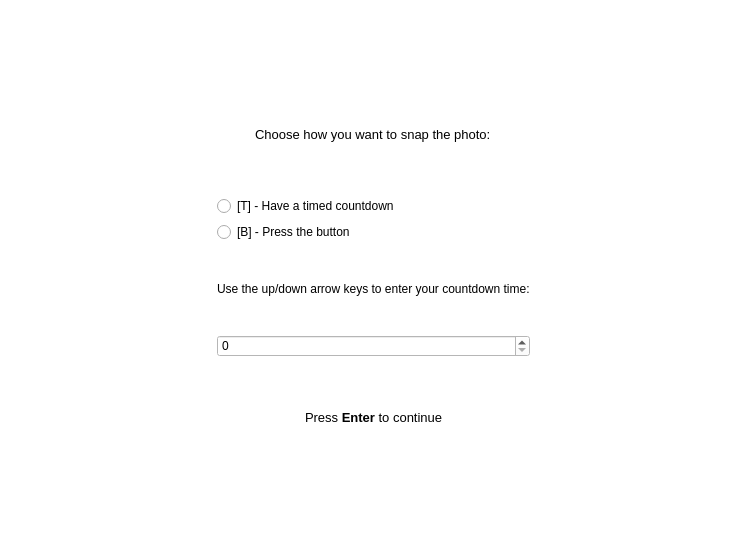
<?xml version="1.0" encoding="UTF-8"?>
<ui version="4.0">
 <class>MainWindow</class>
 <widget class="QWidget" name="MainWindow">
  <property name="geometry">
   <rect>
    <x>0</x>
    <y>0</y>
    <width>732</width>
    <height>553</height>
   </rect>
  </property>
  <property name="windowTitle">
   <string>PiBooth</string>
  </property>
  <property name="styleSheet">
   <string notr="true">background-color: #fff;</string>
  </property>
  <layout class="QGridLayout" name="gridLayout">
   <item row="0" column="1">
    <spacer name="verticalSpacer_2">
     <property name="orientation">
      <enum>Qt::Vertical</enum>
     </property>
     <property name="sizeType">
      <enum>QSizePolicy::Fixed</enum>
     </property>
     <property name="sizeHint" stdset="0">
      <size>
       <width>20</width>
       <height>60</height>
      </size>
     </property>
    </spacer>
   </item>
   <item row="1" column="2">
    <spacer name="horizontalSpacer_2">
     <property name="orientation">
      <enum>Qt::Horizontal</enum>
     </property>
     <property name="sizeType">
      <enum>QSizePolicy::Minimum</enum>
     </property>
     <property name="sizeHint" stdset="0">
      <size>
       <width>197</width>
       <height>20</height>
      </size>
     </property>
    </spacer>
   </item>
   <item row="1" column="0">
    <spacer name="horizontalSpacer">
     <property name="orientation">
      <enum>Qt::Horizontal</enum>
     </property>
     <property name="sizeType">
      <enum>QSizePolicy::Minimum</enum>
     </property>
     <property name="sizeHint" stdset="0">
      <size>
       <width>197</width>
       <height>20</height>
      </size>
     </property>
    </spacer>
   </item>
   <item row="2" column="1">
    <spacer name="verticalSpacer">
     <property name="orientation">
      <enum>Qt::Vertical</enum>
     </property>
     <property name="sizeType">
      <enum>QSizePolicy::Fixed</enum>
     </property>
     <property name="sizeHint" stdset="0">
      <size>
       <width>20</width>
       <height>60</height>
      </size>
     </property>
    </spacer>
   </item>
   <item row="1" column="1">
    <widget class="QStackedWidget" name="view">
     <property name="currentIndex">
      <number>1</number>
     </property>
     <widget class="QWidget" name="page">
      <layout class="QVBoxLayout" name="verticalLayout">
       <item>
        <spacer name="verticalSpacer_3">
         <property name="orientation">
          <enum>Qt::Vertical</enum>
         </property>
         <property name="sizeHint" stdset="0">
          <size>
           <width>20</width>
           <height>88</height>
          </size>
         </property>
        </spacer>
       </item>
       <item>
        <widget class="QTextEdit" name="welcome_text">
         <property name="frameShape">
          <enum>QFrame::NoFrame</enum>
         </property>
         <property name="frameShadow">
          <enum>QFrame::Plain</enum>
         </property>
         <property name="lineWidth">
          <number>0</number>
         </property>
         <property name="verticalScrollBarPolicy">
          <enum>Qt::ScrollBarAlwaysOff</enum>
         </property>
         <property name="horizontalScrollBarPolicy">
          <enum>Qt::ScrollBarAlwaysOff</enum>
         </property>
         <property name="readOnly">
          <bool>true</bool>
         </property>
         <property name="html">
          <string>&lt;!DOCTYPE HTML PUBLIC &quot;-//W3C//DTD HTML 4.0//EN&quot; &quot;http://www.w3.org/TR/REC-html40/strict.dtd&quot;&gt;
&lt;html&gt;&lt;head&gt;&lt;meta name=&quot;qrichtext&quot; content=&quot;1&quot; /&gt;&lt;style type=&quot;text/css&quot;&gt;
p, li { white-space: pre-wrap; }
&lt;/style&gt;&lt;/head&gt;&lt;body style=&quot; font-family:'MS Shell Dlg 2'; font-size:8.25pt; font-weight:400; font-style:normal;&quot;&gt;
&lt;p align=&quot;center&quot; style=&quot; margin-top:12px; margin-bottom:12px; margin-left:0px; margin-right:0px; -qt-block-indent:0; text-indent:0px;&quot;&gt;&lt;span style=&quot; font-size:10pt;&quot;&gt;Thank you for choosing to use the Enka High School MAKE Club Photo Booth.&lt;/span&gt;&lt;/p&gt;
&lt;p align=&quot;center&quot; style=&quot; margin-top:12px; margin-bottom:12px; margin-left:0px; margin-right:0px; -qt-block-indent:0; text-indent:0px;&quot;&gt;&lt;span style=&quot; font-size:10pt;&quot;&gt;This booth will allow you to take a photo, email and/or tweet that photo.&lt;/span&gt;&lt;/p&gt;
&lt;p align=&quot;center&quot; style=&quot; margin-top:12px; margin-bottom:12px; margin-left:0px; margin-right:0px; -qt-block-indent:0; text-indent:0px;&quot;&gt;&lt;span style=&quot; font-size:10pt;&quot;&gt;However, your information will not be saved, copied, or distributed in any way.&lt;/span&gt;&lt;/p&gt;
&lt;p align=&quot;center&quot; style=&quot; margin-top:12px; margin-bottom:12px; margin-left:0px; margin-right:0px; -qt-block-indent:0; text-indent:0px;&quot;&gt;&lt;span style=&quot; font-size:8pt;&quot;&gt;&lt;br /&gt;&lt;/span&gt;&lt;/p&gt;
&lt;p align=&quot;center&quot; style=&quot; margin-top:12px; margin-bottom:12px; margin-left:0px; margin-right:0px; -qt-block-indent:0; text-indent:0px;&quot;&gt;&lt;span style=&quot; font-size:10pt;&quot;&gt;Press &lt;/span&gt;&lt;span style=&quot; font-size:10pt; font-weight:600;&quot;&gt;Enter&lt;/span&gt;&lt;span style=&quot; font-size:10pt;&quot;&gt; to continue&lt;/span&gt;&lt;/p&gt;&lt;/body&gt;&lt;/html&gt;</string>
         </property>
         <property name="acceptRichText">
          <bool>true</bool>
         </property>
         <property name="cursorWidth">
          <number>0</number>
         </property>
         <property name="textInteractionFlags">
          <set>Qt::NoTextInteraction</set>
         </property>
        </widget>
       </item>
       <item>
        <spacer name="verticalSpacer_4">
         <property name="orientation">
          <enum>Qt::Vertical</enum>
         </property>
         <property name="sizeHint" stdset="0">
          <size>
           <width>20</width>
           <height>87</height>
          </size>
         </property>
        </spacer>
       </item>
      </layout>
     </widget>
     <widget class="QWidget" name="page_2">
      <layout class="QVBoxLayout" name="verticalLayout_6">
       <item>
        <layout class="QHBoxLayout" name="horizontalLayout_3">
         <item>
          <spacer name="horizontalSpacer_7">
           <property name="orientation">
            <enum>Qt::Horizontal</enum>
           </property>
           <property name="sizeHint" stdset="0">
            <size>
             <width>40</width>
             <height>20</height>
            </size>
           </property>
          </spacer>
         </item>
         <item>
          <widget class="QLabel" name="label_4">
           <property name="text">
            <string>&lt;html&gt;&lt;head/&gt;&lt;body&gt;&lt;p&gt;&lt;span style=&quot; font-size:10pt;&quot;&gt;Choose how you want to snap the photo:&lt;/span&gt;&lt;/p&gt;&lt;/body&gt;&lt;/html&gt;</string>
           </property>
          </widget>
         </item>
         <item>
          <spacer name="horizontalSpacer_8">
           <property name="orientation">
            <enum>Qt::Horizontal</enum>
           </property>
           <property name="sizeHint" stdset="0">
            <size>
             <width>40</width>
             <height>20</height>
            </size>
           </property>
          </spacer>
         </item>
        </layout>
       </item>
       <item>
        <layout class="QVBoxLayout" name="verticalLayout_4">
         <item>
          <widget class="QRadioButton" name="timed_countdown">
           <property name="mouseTracking">
            <bool>true</bool>
           </property>
           <property name="focusPolicy">
            <enum>Qt::ClickFocus</enum>
           </property>
           <property name="text">
            <string>[T] - Have a timed countdown</string>
           </property>
          </widget>
         </item>
         <item>
          <widget class="QRadioButton" name="button">
           <property name="enabled">
            <bool>true</bool>
           </property>
           <property name="mouseTracking">
            <bool>true</bool>
           </property>
           <property name="focusPolicy">
            <enum>Qt::ClickFocus</enum>
           </property>
           <property name="text">
            <string>[B] - Press the button </string>
           </property>
          </widget>
         </item>
        </layout>
       </item>
       <item>
        <layout class="QVBoxLayout" name="verticalLayout_5">
         <item>
          <widget class="QLabel" name="label_5">
           <property name="text">
            <string>Use the up/down arrow keys to enter your countdown time:</string>
           </property>
          </widget>
         </item>
         <item>
          <widget class="QSpinBox" name="countdown_time">
           <property name="focusPolicy">
            <enum>Qt::NoFocus</enum>
           </property>
          </widget>
         </item>
        </layout>
       </item>
       <item>
        <layout class="QHBoxLayout" name="horizontalLayout_4">
         <item>
          <spacer name="horizontalSpacer_9">
           <property name="orientation">
            <enum>Qt::Horizontal</enum>
           </property>
           <property name="sizeHint" stdset="0">
            <size>
             <width>40</width>
             <height>20</height>
            </size>
           </property>
          </spacer>
         </item>
         <item>
          <widget class="QLabel" name="label_6">
           <property name="text">
            <string>&lt;html&gt;&lt;head/&gt;&lt;body&gt;&lt;p&gt;&lt;span style=&quot; font-size:10pt;&quot;&gt;Press &lt;/span&gt;&lt;span style=&quot; font-size:10pt; font-weight:600;&quot;&gt;Enter&lt;/span&gt;&lt;span style=&quot; font-size:10pt;&quot;&gt; to continue&lt;/span&gt;&lt;/p&gt;&lt;/body&gt;&lt;/html&gt;</string>
           </property>
          </widget>
         </item>
         <item>
          <spacer name="horizontalSpacer_10">
           <property name="orientation">
            <enum>Qt::Horizontal</enum>
           </property>
           <property name="sizeHint" stdset="0">
            <size>
             <width>40</width>
             <height>20</height>
            </size>
           </property>
          </spacer>
         </item>
        </layout>
       </item>
      </layout>
     </widget>
     <widget class="QWidget" name="page_3">
      <layout class="QVBoxLayout" name="verticalLayout_7">
       <item>
        <widget class="QFrame" name="preview_frame">
         <property name="frameShape">
          <enum>QFrame::StyledPanel</enum>
         </property>
         <property name="frameShadow">
          <enum>QFrame::Raised</enum>
         </property>
        </widget>
       </item>
       <item>
        <widget class="QFrame" name="frame">
         <property name="sizePolicy">
          <sizepolicy hsizetype="Preferred" vsizetype="Fixed">
           <horstretch>0</horstretch>
           <verstretch>0</verstretch>
          </sizepolicy>
         </property>
         <property name="frameShape">
          <enum>QFrame::StyledPanel</enum>
         </property>
         <property name="frameShadow">
          <enum>QFrame::Raised</enum>
         </property>
         <layout class="QGridLayout" name="gridLayout_2">
          <item row="0" column="0">
           <layout class="QHBoxLayout" name="horizontalLayout_5">
            <item>
             <spacer name="horizontalSpacer_11">
              <property name="orientation">
               <enum>Qt::Horizontal</enum>
              </property>
              <property name="sizeHint" stdset="0">
               <size>
                <width>40</width>
                <height>20</height>
               </size>
              </property>
             </spacer>
            </item>
            <item>
             <widget class="QLabel" name="label_7">
              <property name="maximumSize">
               <size>
                <width>16777215</width>
                <height>40</height>
               </size>
              </property>
              <property name="text">
               <string>&lt;html&gt;&lt;head/&gt;&lt;body&gt;&lt;p&gt;&lt;span style=&quot; font-size:12pt;&quot;&gt;Time left:&lt;/span&gt;&lt;/p&gt;&lt;/body&gt;&lt;/html&gt;</string>
              </property>
             </widget>
            </item>
            <item>
             <widget class="QLCDNumber" name="time_left">
              <property name="minimumSize">
               <size>
                <width>0</width>
                <height>40</height>
               </size>
              </property>
              <property name="maximumSize">
               <size>
                <width>16777215</width>
                <height>40</height>
               </size>
              </property>
              <property name="smallDecimalPoint">
               <bool>false</bool>
              </property>
              <property name="numDigits">
               <number>1</number>
              </property>
             </widget>
            </item>
            <item>
             <spacer name="horizontalSpacer_12">
              <property name="orientation">
               <enum>Qt::Horizontal</enum>
              </property>
              <property name="sizeHint" stdset="0">
               <size>
                <width>40</width>
                <height>20</height>
               </size>
              </property>
             </spacer>
            </item>
           </layout>
          </item>
         </layout>
        </widget>
       </item>
      </layout>
     </widget>
    </widget>
   </item>
  </layout>
 </widget>
 <resources/>
 <connections/>
</ui>
